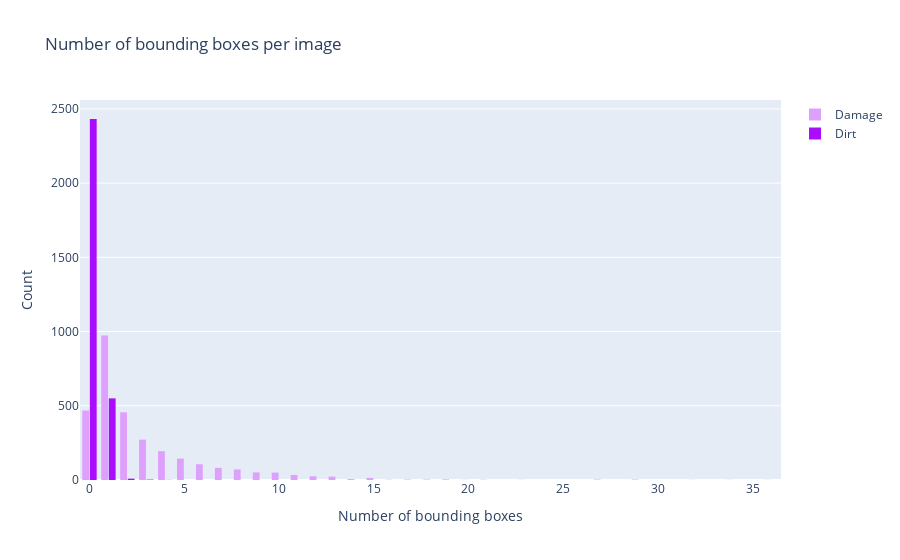

Notebook cell for this chart:
### Code cell
# Plot the amount of dirt and damage bounding boxes per image (for annotated images)
fig = go.Figure()
fig.add_trace(go.Histogram(x=damage, name="Damage", marker_color='#DEA0FD'))
fig.add_trace(go.Histogram(x=dirt, name="Dirt", marker_color='#AA0DFE'))

fig.update_layout(
    title_text='Number of bounding boxes per image',
    xaxis_title_text='Number of bounding boxes',
    yaxis_title_text='Count',
    bargap=0.2,
    bargroupgap=0.1
)

fig.show()

### Figure 1 — Plotly figure (JSON) as saved in the notebook; plotly's stock layout.template omitted (floating-point values rounded to 4 significant figures; data arrays with more than 128 entries replaced by an {"elided": "..."} marker saying what was removed)
{"data": [{"marker": {"color": "#DEA0FD"}, "name": "Damage", "type": "histogram", "x": {"elided": "2995 int values"}}, {"marker": {"color": "#AA0DFE"}, "name": "Dirt", "type": "histogram", "x": {"elided": "2995 int values"}}], "layout": {"bargap": 0.2, "bargroupgap": 0.1, "title": {"text": "Number of bounding boxes per image"}, "xaxis": {"title": {"text": "Number of bounding boxes"}}, "yaxis": {"title": {"text": "Count"}}}}
